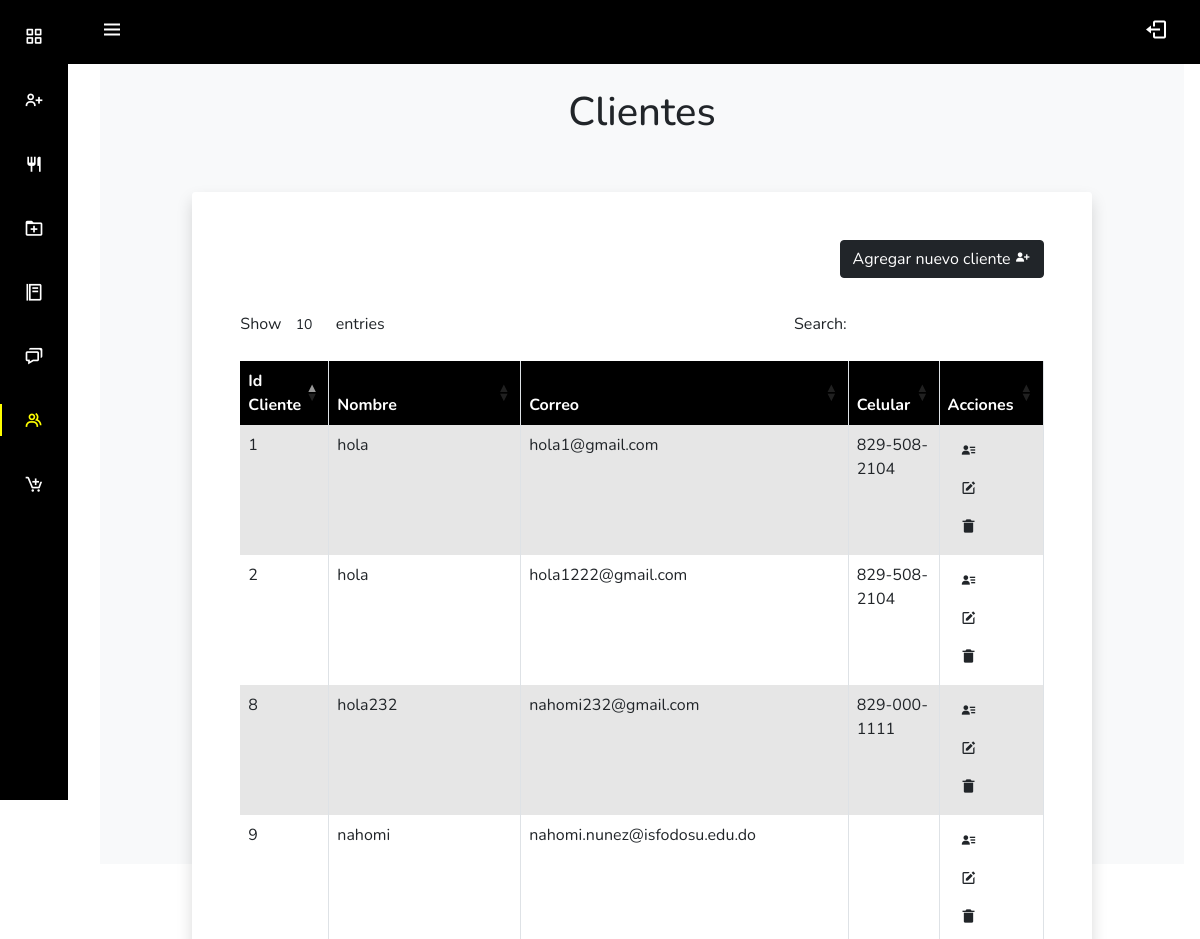
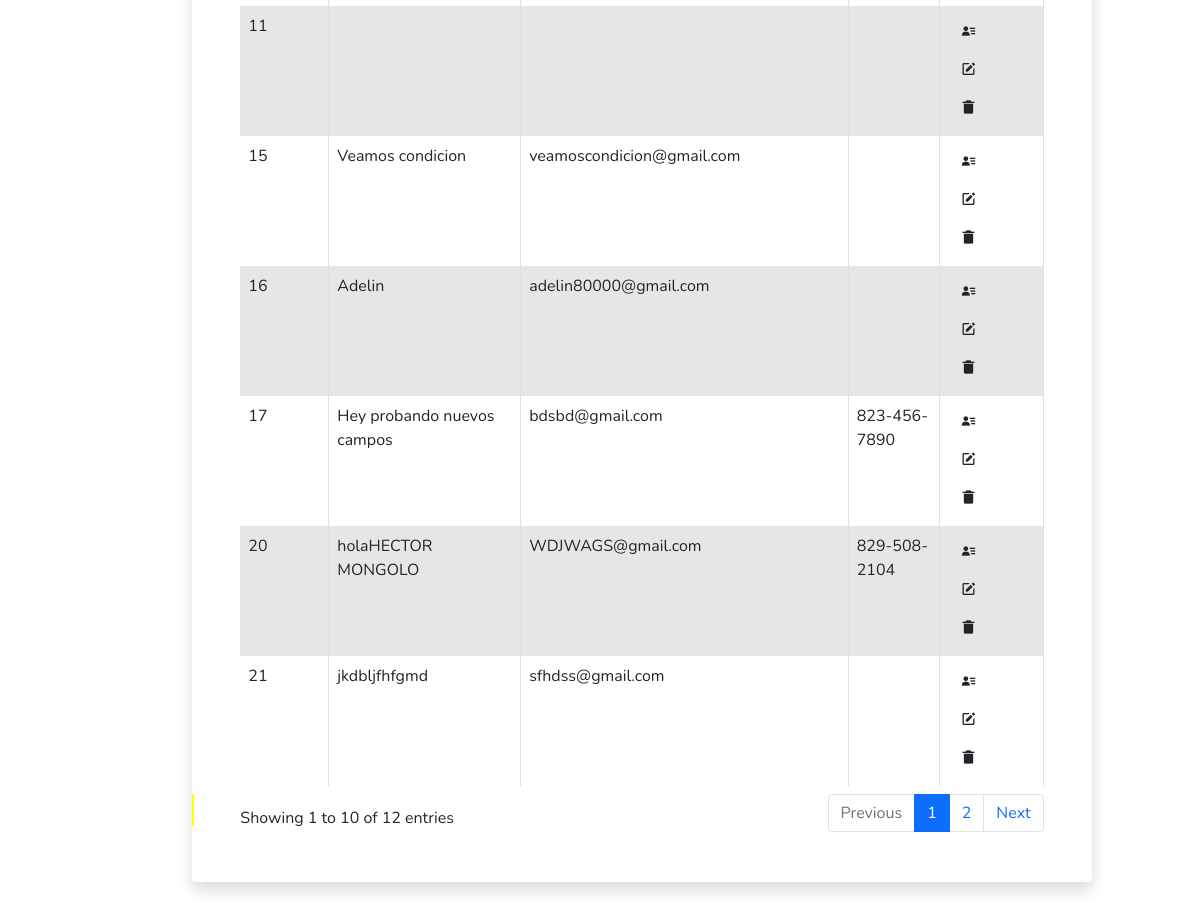
/dashboard/clientes.php (signed in), run on the app's committed database (2 pictures, top to bottom).
### tables this page shows
CREATE TABLE `clientes` (
  `IdCliente` int(11) NOT NULL,
  `nombre` varchar(50) NOT NULL,
  `correo` varchar(50) NOT NULL,
  `celular` varchar(50) NOT NULL,
  `direccion` varchar(50) NOT NULL
);

### dashboard/clientes.php (the view, shortened to what this page needs)
<!DOCTYPE html>
<html lang="en">
    <head>
        <link rel="stylesheet" href="https://cdn.jsdelivr.net/npm/bootstrap@5.0.0-beta1/dist/css/bootstrap.min.css">
        <link rel="stylesheet" href="https://cdn.jsdelivr.net/npm/boxicons@latest/css/boxicons.min.css"> </script>
        <link rel="stylesheet" href="css/dashboard.css">
        <link href="../css/style.css" rel="stylesheet">
        <link rel="stylesheet" href="https://cdn.datatables.net/1.10.19/css/dataTables.bootstrap4.min.css">
    </head>
    <body id="body-pd">
        <header class="header" id="header">
            <div class="header_toggle"> <i class='bx bx-menu' id="header-toggle"></i> </div>
            <div> <a class="header_toggle" href="../funciones/cerrarSesion.php"> <i class='bx bx-log-out'></i> </a> </div>
        </header>
        <div class="l-navbar" id="nav-bar">
            <nav class="nav">
                <div>
                    <div class="nav_list">
                        <a href="index.php" class="nav_link"> <i class='bx bx-grid-alt nav_icon'></i> <span class="nav_name">Dashboard</span> </a>
                        <a href="usuarios.php" class="nav_link"> <i class='bx bx-user-plus nav_icon'></i> <span class="nav_name">Administradores</span> </a>
                        <a href="productos.php" class="nav_link"> <i class='bx bx-restaurant nav_icon'></i> <span class="nav_name">Productos</span> </a>
                        <a href="categorias.php" class="nav_link"> <i class='bx bx-folder-plus nav_icon'></i> <span class="nav_name">Categorias</span> </a>
                        <a href="reservas.php" class="nav_link"> <i class='bx bx-food-menu nav_icon'></i> <span class="nav_name">Reservas</span> </a>
                        <a href="contactos.php" class="nav_link"> <i class='bx bx-chat nav_icon'></i> <span class="nav_name">Contactos</span> </a>
                        <a href="clientes.php" class="nav_link active"> <i class='bx bx-group nav_icon'></i> <span class="nav_name">Clientes</span> </a>
                        <a href="ordenes.php" class="nav_link"> <i class='bx bx-cart-add nav_icon'></i> <span class="nav_name">Ordenes</span> </a>
                    </div>
                </div>
            </nav>
        </div>
        <div class="height-100 bg-light">
            <br>
            <h1 class="text-center color-white"> Clientes </h1>
            <div class="row py-5">
                <div class="col-lg-10 mx-auto">
                    <div class="card rounded shadow border-0">
                        <div class="card-body p-5 bg-white rounded">
                            <div class="text-end mb-3">
                            <a class="btn btn-dark text-white btn-add" href="#">
                                Agregar nuevo cliente <i class='bx bxs-user-plus text-white'></i>
                            </a>
                            </div>
                            <div class="table-responsive">
                                <table id="example" style="width:100%" class="table table-striped table-bordered">
                                    <thead class="text-center" style="background-color: black; color:white;">
                                        <tr>
                                            <th>Id Cliente</th>
                                            <th>Nombre</th>
                                            <th>Correo</th>
                                            <th>Celular</th>
                                            <th>Acciones</th>
                                        </tr>
                                    </thead>
                                    <tbody>
                                        <?php
                                            $conexion=$GLOBALS['conex'];
                                            $SQL=mysqli_query($conexion,"SELECT clientes.IdCliente, clientes.nombre, clientes.correo, clientes.celular, clientes.direccion FROM clientes");
                                            while($fila=mysqli_fetch_assoc($SQL)):
                                        ?>
                                        <tr>
                                            <td><?php echo $fila['IdCliente']; ?></td>
                                            <td><?php echo $fila['nombre']; ?></td>
                                            <td><?php echo $fila['correo']; ?></td>
                                            <td><?php echo $fila['celular']; ?></td>
                                            <td>
                                                <a class="btn btn-view" href="#" data-id="<?php echo $fila['IdCliente']?>" >
                                                    <i class='bx bxs-user-detail'></i>
                                                </a>
                                                <a class="btn btn-edit" href="#" data-id="<?php echo $fila['IdCliente']?>">
                                                    <i class='bx bxs-edit'></i>
                                                </a>
                                                <a class="btn btn-del" href="#" data-id="<?php echo $fila['IdCliente']?>"> <i class='bx bxs-trash-alt'></i> </a>
                                            </td>
                                        </tr>
                                        <?php endwhile;?>
                                    </tbody>
                                </table>
                            </div>
                        </div>
                    </div>
                </div>
            </div>
        </div>
    </body>
</html>

### dashboard/css/dashboard.css (style rules this page uses)
:root { --header-height: 3rem; --nav-width: 68px; --first-color: #000000; --first-color-light: #ffffff; --white-color: #ffffff; --body-font: 'Nunito', sans-serif; --normal-font-size: 1rem; --z-fixed: 100 }
*,::before,::after { box-sizing: border-box }
body { position: relative;margin: var(--header-height) 0 0 0;padding: 0 1rem;font-family: var(--body-font);font-size: var(--normal-font-size);transition: .5s }
a { text-decoration: none }
.header { width: 100%; height: var(--header-height); position: fixed; top: 0; left: 0; display: flex; align-items: center; justify-content: space-between; padding: 0 1rem; background-color: #000000; z-index: var(--z-fixed); transition: .5s }
.header_toggle { color: white; font-size: 1.5rem; cursor: pointer }
.l-navbar { position: fixed; top: 0;left: -30%; width: var(--nav-width); height: 100vh; background-color: var(--first-color); padding: .5rem 1rem 0 0; transition: .5s; z-index: var(--z-fixed) }
.nav { height: 100%; display: flex; flex-direction: column; justify-content: space-between; overflow: hidden }
.nav_link { display: grid; grid-template-columns: max-content max-content; align-items: center; column-gap: 1rem; padding: .5rem 0 .5rem 1.5rem }
.nav_link { position: relative; color: var(--first-color-light); margin-bottom: 1.5rem; transition: .3s }
.nav_icon { font-size: 1.25rem; }
.active { color: yellow }
.active::before { content: ''; position: absolute; left: 0;width: 2px; height: 32px; background-color: yellow; }
.height-100 { height:100vh }
@media screen and (min-width: 768px) { body { margin: calc(var(--header-height) + 1rem) 0 0 0; padding-left: calc(var(--nav-width) + 2rem) } }
@media screen and (min-width: 768px) { .header { height: calc(var(--header-height) + 1rem); padding: 0 2rem 0 calc(var(--nav-width) + 2rem) } }
@media screen and (min-width: 768px) { .l-navbar { left: 0;padding: 1rem 1rem 0 0 } }

### data on the page
clientes: IdCliente "1", nombre "hola", correo "hola1@gmail.com", celular "829-508-2104"
clientes: IdCliente "2", nombre "hola", correo "hola1222@gmail.com", celular "829-508-2104"
clientes: IdCliente "8", nombre "hola232", correo "nahomi232@gmail.com", celular "829-000-1111"
clientes: IdCliente "9", nombre "nahomi", correo "nahomi.nunez@isfodosu.edu.do"
clientes: IdCliente "11"
clientes: IdCliente "15", nombre "Veamos condicion", correo "veamoscondicion@gmail.com"
clientes: IdCliente "16", nombre "Adelin", correo "adelin80000@gmail.com"
clientes: IdCliente "17", nombre "Hey probando nuevos campos", correo "bdsbd@gmail.com", celular "823-456-7890"
clientes: IdCliente "20", nombre "holaHECTOR MONGOLO", correo "WDJWAGS@gmail.com", celular "829-508-2104"
clientes: IdCliente "21", nombre "jkdbljfhfgmd", correo "sfhdss@gmail.com"
